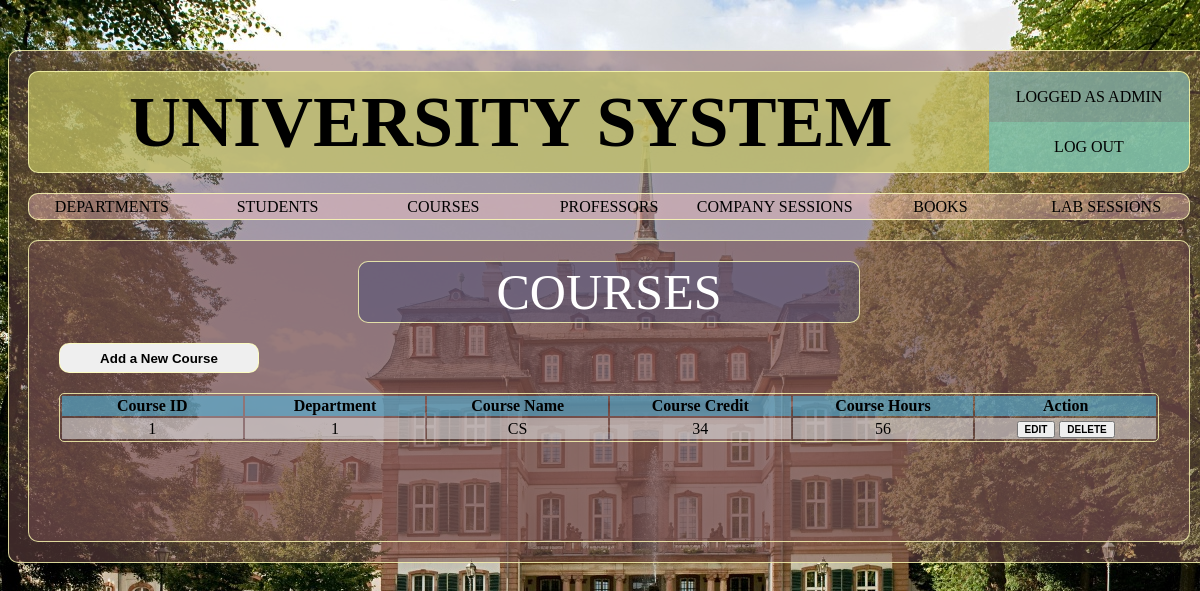
Page /pages/courses.php (signed in) on the committed database.
### tables this page shows
CREATE TABLE `courses` (
  `courseID` varchar(20) NOT NULL,
  `depID` varchar(20) NOT NULL,
  `courseName` varchar(100) NOT NULL,
  `courseCredits` int(3) NOT NULL,
  `courseHours` int(2) NOT NULL
);

### pages/courses.php (the view, shortened to what this page needs)
<?php
require_once('../inc/config.php');
$coursequery="SELECT courseID,depID,courseName,courseCredits,courseHours FROM courses";
$courseselect=mysqli_query($connection,$coursequery);
require_once('layout/header.php');
?>
		<div class="container sub-page border-default">
			<div class="sub-page-box">
				<div class="container sub-page-title text-center border-default"> COURSES </div>
			</div>
			<?php
				if($_SESSION['usertype']==1){
					echo "
					<div class='sub-page-box'>
						<button class='sub-page-btn border-default'  onclick=\"show_div('add_course_form');\"> Add a New Course </button>
					</div>";
				}
			?>
			<div class="sub-page-box">
				<table class="container sub-page-table text-center">
					<tr>
						<th>Course ID</th>
						<th>Department</th>
						<th>Course Name</th>
						<th>Course Credit</th>
						<th>Course Hours</th>
						<?php
							if($_SESSION['usertype']==1){
								echo "
								<th>Action</th>";
							}
						?>
					</tr>
					<?php
					$row="";
					if(mysqli_num_rows($courseselect)>0){
						while($course=mysqli_fetch_assoc($courseselect)){
							$row=$row."<tr>
							<td>$course[courseID]</td>
							<td>$course[depID]</td>
							<td>$course[courseName]</td>
							<td>$course[courseCredits]</td>
							<td>$course[courseHours]</td>
							<td>
								<a href='queryboxes/course.php?id=$course[courseID]' target='new'><button class='table-btn'>EDIT</button></a>
								<a href='./queryboxes/delete.php?course=$course[courseID]'>
								<button class='table-btn'>DELETE</button></a>
							</td>
							</tr>";
						}
						echo $row;
					}
				?>
				</table>
			</div>
		</div>
</body>
</html>

### css/main.css (style rules this page uses)
body { background-image: url("../assets/uni-back.jpg"); background-attachment: fixed; }
a:link { text-decoration: inherit; color: inherit; }
.container { margin: 0px auto; }
.border-default { border: 1px solid rgba(255,255,180,0.8); border-radius: 10px; }
.text-center { text-align: center; }

### css/subpage.css (style rules this page uses)
.sub-page { display: block; margin-top: 20px; margin-bottom: 20px; width: 1160px; min-height: 300px; background-color: rgba(120,80,80,0.5); }
.sub-page-box { display: block; }
.sub-page-title { margin-top: 20px; width: 500px; min-height: 60px; line-height: 60px; font-size: 50px; color: white; background-color: rgba(80,80,120,0.5); }
.sub-page-btn { margin-top: 20px; margin-left: 30px; min-height:30px; min-width: 200px; font-weight: bold; }
.sub-page-table { margin-top: 20px; margin-bottom: 20px; width: 1100px; border: 1px solid rgba(255,255,180,0.8); border-radius: 5px; }
.sub-page-table th { background-color: rgba(80,180,220,0.6); min-height: 30px; }
.sub-page-table td { background-color: rgba(220,220,220,0.6); min-height: 30px; }
.table-btn { font-size: 10px; font-weight: bold; }

### pages/layout/header.php (style rules this page uses)
.sub-page-table th,td { width: 16.5%; }

### rows in the picture
courses: courseID "1", depID "1", courseName "CS", courseCredits "34", courseHours "56"
